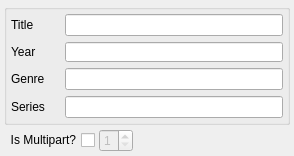
<?xml version="1.0" encoding="UTF-8"?>
<ui version="4.0">
 <class>Form</class>
 <widget class="QWidget" name="Form">
  <property name="modal" stdset="0">
   <bool>false</bool>
  </property>
  <property name="geometry">
   <rect>
    <x>0</x>
    <y>0</y>
    <width>294</width>
    <height>142</height>
   </rect>
  </property>
  <property name="windowTitle">
   <string>Edit Movie</string>
  </property>
  <layout class="QVBoxLayout" name="verticalLayout">
   <property name="spacing">
    <number>4</number>
   </property>
   <property name="margin">
    <number>4</number>
   </property>
   <item>
    <widget class="QGroupBox" name="dataGroupBox">
     <property name="title">
      <string/>
     </property>
     <layout class="QFormLayout" name="formLayout">
      <property name="horizontalSpacing">
       <number>4</number>
      </property>
      <property name="margin">
       <number>4</number>
      </property>
      <item row="0" column="0">
       <widget class="QLabel" name="label_2">
        <property name="minimumSize">
         <size>
          <width>50</width>
          <height>0</height>
         </size>
        </property>
        <property name="maximumSize">
         <size>
          <width>50</width>
          <height>16777215</height>
         </size>
        </property>
        <property name="text">
         <string>Title</string>
        </property>
       </widget>
      </item>
      <item row="0" column="1">
       <widget class="QLineEdit" name="title_edit"/>
      </item>
      <item row="1" column="0">
       <widget class="QLabel" name="label_3">
        <property name="minimumSize">
         <size>
          <width>46</width>
          <height>0</height>
         </size>
        </property>
        <property name="maximumSize">
         <size>
          <width>46</width>
          <height>16777215</height>
         </size>
        </property>
        <property name="text">
         <string>Year</string>
        </property>
       </widget>
      </item>
      <item row="1" column="1">
       <widget class="QLineEdit" name="year_edit">
        <property name="minimumSize">
         <size>
          <width>0</width>
          <height>20</height>
         </size>
        </property>
       </widget>
      </item>
      <item row="2" column="0">
       <widget class="QLabel" name="label_4">
        <property name="text">
         <string>Genre</string>
        </property>
       </widget>
      </item>
      <item row="2" column="1">
       <widget class="QLineEdit" name="genre_edit">
        <property name="minimumSize">
         <size>
          <width>20</width>
          <height>0</height>
         </size>
        </property>
       </widget>
      </item>
      <item row="3" column="0">
       <widget class="QLabel" name="label_6">
        <property name="text">
         <string>Series</string>
        </property>
       </widget>
      </item>
      <item row="3" column="1">
       <widget class="QLineEdit" name="series_edit">
        <property name="toolTip">
         <string>Set a tag intended for use as a prefix to keep series together</string>
        </property>
       </widget>
      </item>
     </layout>
    </widget>
   </item>
   <item>
    <layout class="QHBoxLayout" name="horizontalLayout">
     <property name="spacing">
      <number>4</number>
     </property>
     <item>
      <widget class="QCheckBox" name="part_check_box">
       <property name="layoutDirection">
        <enum>Qt::RightToLeft</enum>
       </property>
       <property name="text">
        <string>Is Multipart?</string>
       </property>
      </widget>
     </item>
     <item>
      <widget class="QSpinBox" name="part_spin_box">
       <property name="enabled">
        <bool>false</bool>
       </property>
       <property name="minimum">
        <number>1</number>
       </property>
       <property name="maximum">
        <number>9</number>
       </property>
      </widget>
     </item>
     <item>
      <spacer name="horizontalSpacer">
       <property name="orientation">
        <enum>Qt::Horizontal</enum>
       </property>
       <property name="sizeHint" stdset="0">
        <size>
         <width>40</width>
         <height>17</height>
        </size>
       </property>
      </spacer>
     </item>
    </layout>
   </item>
  </layout>
 </widget>
 <resources/>
 <connections/>
</ui>
